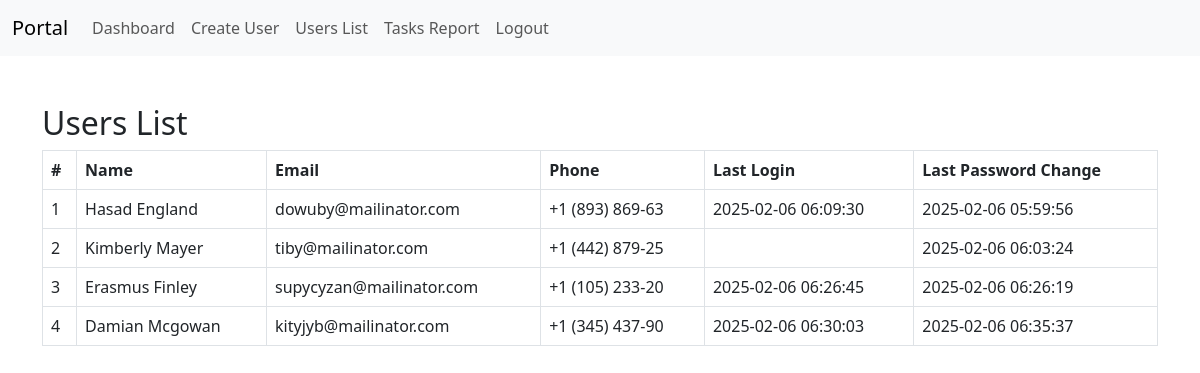
Page /users_list.php (signed in) on the committed database.
### tables this page shows
CREATE TABLE `users` (
  `id` int(11) NOT NULL,
  `first_name` varchar(50) NOT NULL,
  `last_name` varchar(50) NOT NULL,
  `email` varchar(100) NOT NULL,
  `phone` varchar(15) NOT NULL,
  `password` varchar(255) NOT NULL,
  `last_login` timestamp NULL DEFAULT NULL,
  `last_password_change` timestamp NULL DEFAULT NULL,
  `role` enum('admin','user') NOT NULL DEFAULT 'user',
  `created_at` timestamp NOT NULL DEFAULT current_timestamp()
);

### users_list.php (the view, shortened to what this page needs)
<?php
include 'db.php';
include 'sidebar.php';
?>
<!DOCTYPE html>
<html lang="en">
<head>
    <link href="https://cdn.jsdelivr.net/npm/bootstrap@5.3.0/dist/css/bootstrap.min.css" rel="stylesheet">
</head>
<body>
    <div class="container mt-5">
        <h2>Users List</h2>
        <table class="table table-bordered">
            <thead>
                <tr>
                    <th>#</th>
                    <th>Name</th>
                    <th>Email</th>
                    <th>Phone</th>
                    <th>Last Login</th>
                    <th>Last Password Change</th>
                </tr>
            </thead>
            <tbody>
                <?php
                $query = "SELECT * FROM users WHERE role = 'user'";
                $result = $conn->query($query);
                $count = 1;
                while ($row = $result->fetch_assoc()) {
                    echo "<tr>
                        <td>{$count}</td>
                        <td>{$row['first_name']} {$row['last_name']}</td>
                        <td>{$row['email']}</td>
                        <td>{$row['phone']}</td>
                        <td>{$row['last_login']}</td>
                        <td>{$row['last_password_change']}</td>
                    </tr>";
                    $count++;
                }
                ?>
            </tbody>
        </table>
    </div>
</body>
</html>

### rows in the picture
users: first_name "Hasad", last_name "England", email "dowuby@mailinator.com", phone "+1 (893) 869-63", last_login "2025-02-06 06:09:30", last_password_change "2025-02-06 05:59:56"
users: first_name "Kimberly", last_name "Mayer", email "tiby@mailinator.com", phone "+1 (442) 879-25", last_password_change "2025-02-06 06:03:24"
users: first_name "Erasmus", last_name "Finley", email "supycyzan@mailinator.com", phone "+1 (105) 233-20", last_login "2025-02-06 06:26:45", last_password_change "2025-02-06 06:26:19"
users: first_name "Damian", last_name "Mcgowan", email "kityjyb@mailinator.com", phone "+1 (345) 437-90", last_login "2025-02-06 06:30:03", last_password_change "2025-02-06 06:35:37"
